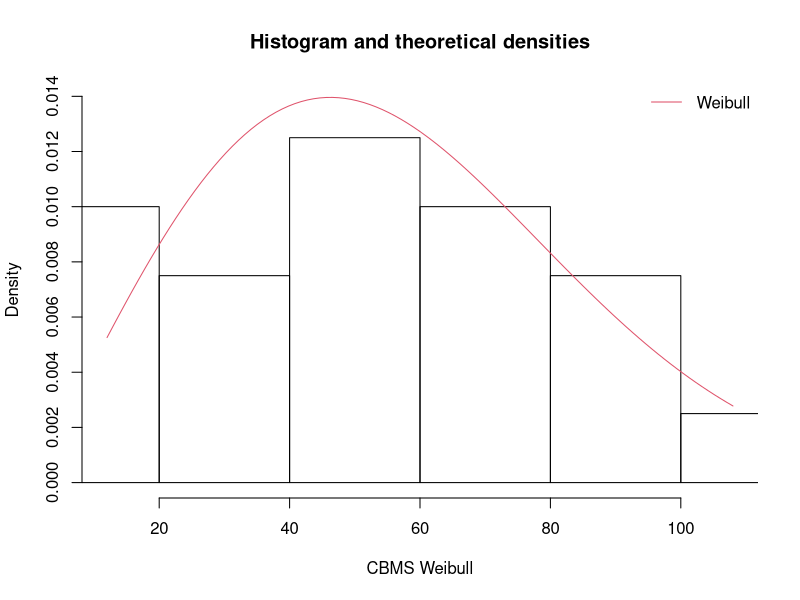

This chart was generated by the following R code: (Note: this script raises an error after producing the figure.)
library(fitdistrplus)
library(tidyverse)

####CBMS
  #Load data
  cbmsY<-c(25.26666,17.8,17.2666,26.96666,30.433333,17.866666,19.9)
  #This is data from an expert that I'm trying to use as an informed prior
  cbmsFreqs<-c(1,1.5,1.5,1.5,2.75,2.75,2.75,3.75,4.75,4.75,4.75,4.75,6,6,6,
               6.5,7.75,7.75,7.75,9)
  cbmsFreqs<-12*cbmsFreqs
  
  #CBMS
  #Find MLE mu and sigma for shape parameter
  cbmsMLE<-fitdist(cbmsFreqs,"weibull",method="mle")
  denscomp(list(cbmsMLE),legendtext="Weibull",xlab="CBMS Weibull")
  mean(rnorm(n=100000,mean=cbmsMLE_shape,sd=cbmsMLE_scale))
  cbmsMLE_shape<-as.numeric(cbmsMLE$estimate[1])
  cbmsMLE_shapeSE<-as.numeric(cbmsMLE$sd[1])
  cbmsMLE_scale<-as.numeric(cbmsMLE$estimate[2])
  cbmsMLE_scaleSE<-as.numeric(cbmsMLE$sd[2])
  #convert to lognormal mean and se
  cbmsLocation<-log(cbmsMLE_shape^2/sqrt(cbmsMLE_shapeSE^2+cbmsMLE_shape^2))
  cbmsLocationSE<-sqrt(log(1+cbmsMLE_shapeSE^2/cbmsMLE_shape^2))
  cbmsLocationTau<-(1/cbmsLocationSE)^2
  
  #Get Full lognormal distributions for alpha and sigma parameters in weibull
  cbmsScale<-log(cbmsMLE_scale^2/sqrt(cbmsMLE_scaleSE^2+cbmsMLE_scale^2))
  cbmsScaleSE<-sqrt(log(1+cbmsMLE_scaleSE^2/cbmsMLE_scale^2))
  cbmsScaleTau<-(1/cbmsScaleSE)^2
  
  
  #What the histograms should look like
  #Alpha, shape parameter
  hist(rlnorm(n=1000,meanlog=cbmsLocation,sdlog=cbmsLocationSE))
  #Sigma, scale parameter
  hist(rlnorm(n=1000,meanlog=cbmsScale,sdlog=cbmsScaleSE))



####JBPDS
  #Load data
  jbpdsY<-c(16.3, 24.3333333,10.5666666,10.9333333,2.8333333,2.8,16.3,8.0666666,26.4,5.16666,16.2666666,
            12.1666666,24.3333333,24.333333)
  #This is data from an expert that I'm trying to use as an informed prior
  jbpdsFreqs<-c(3.75,5,5,6,6.5,6.75,6.75,7.75,7.75,7.75,8.5,8.5,8.5,9,9.25,10,10,
                10,10.25,10.75)
  jbpdsFreqs<-jbpdsFreqs*12
  
  #jbpds
  #Find MLE mu and sigma for shape parameter
  jbpdsMLE<-fitdist(jbpdsFreqs,"weibull",method="mle")
  denscomp(list(jbpdsMLE),legendtext="Weibull",xlab="JBPDS Weibull")
  jbpdsMLE_shape<-as.numeric(jbpdsMLE$estimate[1])
  jbpdsMLE_shapeSE<-as.numeric(jbpdsMLE$sd[1])
  jbpdsMLE_scale<-as.numeric(jbpdsMLE$estimate[2])
  jbpdsMLE_scaleSE<-as.numeric(jbpdsMLE$sd[2])
  #convert to lognormal mean and se
  jbpdsLocation<-log(jbpdsMLE_shape^2/sqrt(jbpdsMLE_shapeSE^2+jbpdsMLE_shape^2))
  jbpdsLocationSE<-sqrt(log(1+jbpdsMLE_shapeSE^2/jbpdsMLE_shape^2))
  jbpdsLocationTau<-(1/jbpdsLocationSE)^2
  
  #Get Full lognormal distributions for alpha and sigma parameters in weibull
  jbpdsScale<-log(jbpdsMLE_scale^2/sqrt(jbpdsMLE_scaleSE^2+jbpdsMLE_scale^2))
  jbpdsScaleSE<-sqrt(log(1+jbpdsMLE_scaleSE^2/jbpdsMLE_scale^2))
  jbpdsScaleTau<-(1/jbpdsScaleSE)^2
  
  
  #What the histograms should look like
  #Alpha, shape parameter
  hist(rlnorm(n=1000,meanlog=jbpdsLocation,sdlog=jbpdsLocationSE))
  #Sigma, scale parameter
  hist(rlnorm(n=1000,meanlog=jbpdsScale,sdlog=jbpdsScaleSE))



###RWS
  #Load data
  rwsY<-c(1.0000000, 7.1333333, 15.6000000, 21.3333333, 25.8333333, 14.6333333, 4.3666667)
  #This is data from an expert that I'm trying to use as an informed prior
  rwsFreqs<-c(1.75,1.75, 2.75,2.75,3.75,3.75,3.75,4.5,4.5,5.0,6.75,6.75,6.75,
              6.75,7.5,7.5,8,9.25,9.25,10.75)
  rwsFreqs<-rwsFreqs*12
  
  #rws
  #Find MLE mu and sigma for shape parameter
  rwsMLE<-fitdist(rwsFreqs,"weibull",method="mle")
  denscomp(list(rwsMLE),legendtext="Weibull",xlab="rws Weibull")
  rwsMLE_shape<-as.numeric(rwsMLE$estimate[1])
  rwsMLE_shapeSE<-as.numeric(rwsMLE$sd[1])
  rwsMLE_scale<-as.numeric(rwsMLE$estimate[2])
  rwsMLE_scaleSE<-as.numeric(rwsMLE$sd[2])
  #convert to lognormal mean and se
  rwsLocation<-log(rwsMLE_shape^2/sqrt(rwsMLE_shapeSE^2+rwsMLE_shape^2))
  rwsLocationSE<-sqrt(log(1+rwsMLE_shapeSE^2/rwsMLE_shape^2))
  rwsLocationTau<-(1/rwsLocationSE)^2
  
  #Get Full lognormal distributions for alpha and sigma parameters in weibull
  rwsScale<-log(rwsMLE_scale^2/sqrt(rwsMLE_scaleSE^2+rwsMLE_scale^2))
  rwsScaleSE<-sqrt(log(1+rwsMLE_scaleSE^2/rwsMLE_scale^2))
  rwsScaleTau<-(1/rwsScaleSE)^2
  
  
  #What the histograms should look like
  #Alpha, shape parameter
  hist(rlnorm(n=1000,meanlog=rwsLocation,sdlog=rwsLocationSE))
  #Sigma, scale parameter
  hist(rlnorm(n=1000,meanlog=rwsScale,sdlog=rwsScaleSE))
  
  
  
cbms_alphaPriorMean<-2.09
cbms_alphaPriorSE<-.38
cbms_sigmaPriorMean<-63.22
cbms_sigmaPriorSE<-7.11
#Converting to log mean and sd for each plot
#Alpha CBMS Prior
cbmsLocation_alphaPriorMean<-log(cbms_alphaPriorMean^2/sqrt(cbms_alphaPriorSE^2+cbms_alphaPriorMean^2))
cbmsLocation_alphaPriorSE<-sqrt(log(1+cbms_alphaPriorSE^2/cbms_alphaPriorMean^2))
#Sigma CBMS Prior
cbmsScale_sigmaPriorMean<-log(cbms_sigmaPriorMean^2/sqrt(cbms_sigmaPriorSE^2+cbms_sigmaPriorMean^2))
cbmsScale_sigmaPriorSE<-sqrt(log(1+cbms_sigmaPriorSE^2/cbms_sigmaPriorMean^2))

###RWS Priors
rws_alphaPriorMean<-2.41
rws_alphaPriorSE<-.43
rws_sigmaPriorMean<-77.01
rws_sigmaPriorSE<-7.51
#Alpha RWS Prior
rwsLocation_alphaPriorMean<-log(rws_alphaPriorMean^2/sqrt(rws_alphaPriorSE^2+rws_alphaPriorMean^2))
rwsLocation_alphaPriorSE<-sqrt(log(1+cbms_alphaPriorSE^2/cbms_alphaPriorMean^2))
#Sigma RWS Prior
rwsScale_sigmaPriorMean<-log(rws_sigmaPriorMean^2/sqrt(rws_sigmaPriorSE^2+rws_sigmaPriorMean^2))
rwsScale_sigmaPriorSE<-sqrt(log(1+rws_sigmaPriorSE^2/rws_sigmaPriorMean^2))


###JBPDS Priors
jbpds_alphaPriorMean<-4.96
jbpds_alphaPriorSE<-.91
jbpds_sigmaPriorMean<-103.4
jbpds_sigmaPriorSE<-4.89

#JBPDS Alpha Prior
jbpdsLocation_alphaPriorMean<-log(jbpds_alphaPriorMean^2/sqrt(jbpds_alphaPriorSE^2+jbpds_alphaPriorMean^2))
jbpdsLocation_alphaPriorSE<-sqrt(log(1+jbpds_alphaPriorSE^2/jbpds_alphaPriorMean^2))
#Sigma JBPDS Prior
jbpdsScale_sigmaPriorMean<-log(jbpds_sigmaPriorMean^2/sqrt(jbpds_sigmaPriorSE^2+jbpds_sigmaPriorMean^2))
jbpdsScale_sigmaPriorSE<-sqrt(log(1+jbpds_sigmaPriorSE^2/jbpds_sigmaPriorMean^2))

#####Posterior#####

###CBMS Posterior
cbms_alphaPostMean<-4.3
cbms_alphaPostSE<-.04
cbms_sigmaPostMean<-24.45
cbms_sigmaPostSE<-.39

#Location posterior alpha
cbmsLocation_alphaPostMean<-log(cbms_alphaPostMean^2/sqrt(cbms_alphaPostSE^2+cbms_alphaPostMean^2))
cbmsLocation_alphaPostSE<-sqrt(log(1+cbms_alphaPostSE^2/cbms_alphaPostMean^2))
#Sigma CBMS Posterior
cbmsScale_sigmaPostMean<-log(cbms_sigmaPriorMean^2/sqrt(cbms_sigmaPriorSE^2+cbms_sigmaPostMean^2))
cbmsScale_sigmaPostSE<-sqrt(log(1+cbms_sigmaPriorSE^2/cbms_sigmaPriorMean^2))

###RWS
rws_alphaPostMean<-1.22
rws_alphaPostSE<-.001
rws_sigmaPostMean<-15.59
rws_sigmaPostSE<-.05

#Alpha RWS Post
rwsLocation_alphaPostMean<-log(rws_alphaPostMean^2/sqrt(rws_alphaPostSE^2+rws_alphaPostMean^2))
rwsLocation_alphaPostSE<-sqrt(log(1+cbms_alphaPostSE^2/cbms_alphaPostMean^2))
#Sigma RWS Post
rwsScale_sigmaPostMean<-log(rws_sigmaPostMean^2/sqrt(rws_sigmaPostSE^2+rws_sigmaPostMean^2))
rwsScale_sigmaPostSE<-sqrt(log(1+rws_sigmaPostSE^2/rws_sigmaPostMean^2))

###JBPDS
jbpds_alphaPostMean<-1.76
jbpds_alphaPostSE<-.02
jbpds_sigmaPostMean<-16.44
jbpds_sigmaPostSE<-.23
#JBPDS Alpha Post
jbpdsLocation_alphaPostMean<-log(jbpds_alphaPostMean^2/sqrt(jbpds_alphaPostSE^2+jbpds_alphaPostMean^2))
jbpdsLocation_alphaPostSE<-sqrt(log(1+jbpds_alphaPostSE^2/jbpds_alphaPostMean^2))
#Sigma JBPDS Post
jbpdsScale_sigmaPostMean<-log(jbpds_sigmaPostMean^2/sqrt(jbpds_sigmaPostSE^2+jbpds_sigmaPostMean^2))
jbpdsScale_sigmaPostSE<-sqrt(log(1+jbpds_sigmaPostSE^2/jbpds_sigmaPostMean^2))


###CBMS Alpha
N=5
len=.001
NN<-length(seq(from=0,to=N,by=len))
cbmsComp_alpha<-as.data.frame(matrix(data=NA,nrow=2*length(seq(from=0,to=N,by=len)),ncol=3))
colnames(cbmsComp_alpha)<-c("nums","dens","Prior")

cbmsComp_alpha[1:NN,1]<-seq(from=0,to=N,by=len)
cbmsComp_alpha[(NN+1):(NN*2),1]<-seq(from=0,to=N,by=len)
cbmsComp_alpha[1:NN,3]<-FALSE
cbmsComp_alpha[(NN+1):(NN*2),3]<-TRUE
cbmsComp_alpha$Prior<-as.factor(cbmsComp_alpha$Prior)
#Prior
cbmsComp_alpha[1:NN,2]<-dlnorm(x=seq(from=0,to=N,by=len),meanlog=cbmsLocation_alphaPriorMean,sdlog=cbmsLocation_alphaPriorSE)
#Posterior
cbmsComp_alpha[(NN+1):(NN*2),2]<-dlnorm(x=seq(from=0,to=N,by=len),meanlog=cbmsLocation_alphaPostMean,sdlog=cbmsLocation_alphaPostSE)
#Plot
yy<-ggplot(data=cbmsComp_alpha,aes(x=nums,y=dens))
yy+geom_line(aes(col=Prior),size=1.5)+ggtitle("CBMS Alpha Prior vs Posterior Distribution (LogNormal)")+
  xlab("Weight")+ylab("Density")+scale_colour_discrete(name  ="Distribution",
                                                       labels=c("Prior", "Posterior"))+
  theme_dark()

###CBMS Sigma
N=250
len=.1
NN<-length(seq(from=0,to=N,by=len))
cbmsComp_sigma<-as.data.frame(matrix(data=NA,nrow=2*length(seq(from=0,to=N,by=len)),ncol=3))
colnames(cbmsComp_sigma)<-c("nums","dens","Prior")

cbmsComp_sigma[1:NN,1]<-seq(from=0,to=N,by=len)
cbmsComp_sigma[(NN+1):(NN*2),1]<-seq(from=0,to=N,by=len)
cbmsComp_sigma[1:NN,3]<-FALSE
cbmsComp_sigma[(NN+1):(NN*2),3]<-TRUE
cbmsComp_sigma$Prior<-as.factor(cbmsComp_sigma$Prior)
#Prior
cbmsComp_sigma[1:NN,2]<-dlnorm(x=seq(from=0,to=N,by=len),meanlog=cbmsScale_sigmaPriorMean,sdlog=cbmsScale_sigmaPriorSE)
#Posterior
cbmsComp_sigma[(NN+1):(NN*2),2]<-dlnorm(x=seq(from=0,to=N,by=len),meanlog=cbmsScale_sigmaPostMean,sdlog=cbmsScale_sigmaPostSE)
#Plot
yy<-ggplot(data=cbmsComp_sigma,aes(x=nums,y=dens))
yy+geom_line(aes(col=Prior),size=1.5)+ggtitle("CBMS Sigma Prior vs Posterior Distribution (LogNormal)")+
  xlab("Weight")+ylab("Density")+scale_colour_discrete(name  ="Distribution",
                                                       labels=c("Prior", "Posterior"))+
  theme_dark()




#### JBPDS Plots
###JBPDS Alpha
N=7
len=.01
NN<-length(seq(from=0,to=N,by=len))
jbpdsComp_alpha<-as.data.frame(matrix(data=NA,nrow=2*length(seq(from=0,to=N,by=len)),ncol=3))
colnames(jbpdsComp_alpha)<-c("nums","dens","Prior")

jbpdsComp_alpha[1:NN,1]<-seq(from=0,to=N,by=len)
jbpdsComp_alpha[(NN+1):(NN*2),1]<-seq(from=0,to=N,by=len)
jbpdsComp_alpha[1:NN,3]<-FALSE
jbpdsComp_alpha[(NN+1):(NN*2),3]<-TRUE
jbpdsComp_alpha$Prior<-as.factor(jbpdsComp_alpha$Prior)
#Prior
jbpdsComp_alpha[1:NN,2]<-dlnorm(x=seq(from=0,to=N,by=len),meanlog=jbpdsLocation_alphaPriorMean,sdlog=jbpdsLocation_alphaPriorSE)
#Posterior
jbpdsComp_alpha[(NN+1):(NN*2),2]<-dlnorm(x=seq(from=0,to=N,by=len),meanlog=jbpdsLocation_alphaPostMean,sdlog=jbpdsLocation_alphaPostSE)
#Plot
yy<-ggplot(data=jbpdsComp_alpha,aes(x=nums,y=dens))
yy+geom_line(aes(col=Prior),size=1.5)+ggtitle("JBPDS Alpha Prior vs Posterior Distribution (LogNormal)")+
  xlab("Weight")+ylab("Density")+scale_colour_discrete(name  ="Distribution",
                                                       labels=c("Prior", "Posterior"))+
  theme_dark()

###JBPDS Sigma
N=125
len=.1
NN<-length(seq(from=0,to=N,by=len))
jbpdsComp_sigma<-as.data.frame(matrix(data=NA,nrow=2*length(seq(from=0,to=N,by=len)),ncol=3))
colnames(jbpdsComp_sigma)<-c("nums","dens","Prior")

jbpdsComp_sigma[1:NN,1]<-seq(from=0,to=N,by=len)
jbpdsComp_sigma[(NN+1):(NN*2),1]<-seq(from=0,to=N,by=len)
jbpdsComp_sigma[1:NN,3]<-FALSE
jbpdsComp_sigma[(NN+1):(NN*2),3]<-TRUE
jbpdsComp_sigma$Prior<-as.factor(jbpdsComp_sigma$Prior)
#Prior
jbpdsComp_sigma[1:NN,2]<-dlnorm(x=seq(from=0,to=N,by=len),meanlog=jbpdsScale_sigmaPriorMean,sdlog=jbpdsScale_sigmaPriorSE)
#Posterior
jbpdsComp_sigma[(NN+1):(NN*2),2]<-dlnorm(x=seq(from=0,to=N,by=len),meanlog=jbpdsScale_sigmaPostMean,sdlog=jbpdsScale_sigmaPostSE)
#Plot
yy<-ggplot(data=jbpdsComp_sigma,aes(x=nums,y=dens))
yy+geom_line(aes(col=Prior),size=1)+ggtitle("JBPDS Sigma Prior vs Posterior Distribution (LogNormal)")+
  xlab("Weight")+ylab("Density")+scale_colour_discrete(name  ="Distribution",
                                                       labels=c("Prior", "Posterior"))+
  theme_dark()



### RWS Plots
###RWS Alpha
N=3.5
len=.001
NN<-length(seq(from=0,to=N,by=len))
rwsComp_alpha<-as.data.frame(matrix(data=NA,nrow=2*length(seq(from=0,to=N,by=len)),ncol=3))
colnames(rwsComp_alpha)<-c("nums","dens","Prior")

rwsComp_alpha[1:NN,1]<-seq(from=0,to=N,by=len)
rwsComp_alpha[(NN+1):(NN*2),1]<-seq(from=0,to=N,by=len)
rwsComp_alpha[1:NN,3]<-FALSE
rwsComp_alpha[(NN+1):(NN*2),3]<-TRUE
rwsComp_alpha$Prior<-as.factor(rwsComp_alpha$Prior)
#Prior
rwsComp_alpha[1:NN,2]<-dlnorm(x=seq(from=0,to=N,by=len),meanlog=rwsLocation_alphaPriorMean,sdlog=rwsLocation_alphaPriorSE)
#Posterior
rwsComp_alpha[(NN+1):(NN*2),2]<-dlnorm(x=seq(from=0,to=N,by=len),meanlog=rwsLocation_alphaPostMean,sdlog=rwsLocation_alphaPostSE)
#Plot
yy<-ggplot(data=rwsComp_alpha,aes(x=nums,y=dens))
yy+geom_line(aes(col=Prior),size=1)+ggtitle("RWS Alpha Prior vs Posterior Distribution (LogNormal)")+
  xlab("Weight")+ylab("Density")+scale_colour_discrete(name  ="Distribution",
                                                       labels=c("Prior", "Posterior"))+
  theme_dark()

###CBMS Sigma
N=90
len=.1
NN<-length(seq(from=0,to=N,by=len))
rwsComp_sigma<-as.data.frame(matrix(data=NA,nrow=2*length(seq(from=0,to=N,by=len)),ncol=3))
colnames(rwsComp_sigma)<-c("nums","dens","Prior")

rwsComp_sigma[1:NN,1]<-seq(from=0,to=N,by=len)
rwsComp_sigma[(NN+1):(NN*2),1]<-seq(from=0,to=N,by=len)
rwsComp_sigma[1:NN,3]<-FALSE
rwsComp_sigma[(NN+1):(NN*2),3]<-TRUE
rwsComp_sigma$Prior<-as.factor(rwsComp_sigma$Prior)
#Prior
rwsComp_sigma[1:NN,2]<-dlnorm(x=seq(from=0,to=N,by=len),meanlog=rwsScale_sigmaPriorMean,sdlog=rwsScale_sigmaPriorSE)
#Posterior
rwsComp_sigma[(NN+1):(NN*2),2]<-dlnorm(x=seq(from=0,to=N,by=len),meanlog=rwsScale_sigmaPostMean,sdlog=rwsScale_sigmaPostSE)
#Plot
yy<-ggplot(data=rwsComp_sigma,aes(x=nums,y=dens))
yy+geom_line(aes(col=Prior),size=1)+ggtitle("RWS Sigma Prior vs Posterior Distribution (LogNormal)")+
  xlab("Weight")+ylab("Density")+scale_colour_discrete(name  ="Distribution",
                                                       labels=c("Prior", "Posterior"))+
  theme_dark()




###Prior and Posterior component weibull plots
#CBMS
N1=100
len1=.1
NN1<-length(seq(from=0,to=N1,by=len1))
cbmsWeibComp<-as.data.frame(matrix(data=NA,nrow=2*NN1,ncol=3))
colnames(cbmsWeibComp)<-c("nums","dens","Prior")
cbmsWeibComp[1:NN1,1]<-seq(from=0,to=N1,by=len1)
cbmsWeibComp[(NN1+1):(NN1*2),1]<-seq(from=0,to=N1,by=len1)
cbmsWeibComp[1:NN1,3]<-FALSE
cbmsWeibComp[(NN1+1):(NN1*2),3]<-TRUE
cbmsWeibComp$Prior<-as.factor(cbmsWeibComp$Prior)
#Prior
cbmsWeibComp[1:NN1,2]<-dweibull(x=seq(from=0,to=N1,by=len1),shape=2.09,scale=63.22)
#Posterior
cbmsWeibComp[(NN1+1):(NN1*2),2]<-dweibull(x=seq(from=0,to=N1,by=len1),shape=4.3,scale=24.45)
#Plot
cbmsWeibPlot<-ggplot(data=cbmsWeibComp,aes(x=nums,y=dens))
cbmsWeibPlot+geom_line(aes(col=Prior),size=1)+ggtitle("CBMS Prior vs Posterior Given Mean Alpha/Sigma Values")+
  xlab("Months")+ylab("Density")+scale_colour_discrete(name  ="Distribution",
                                                       labels=c("Prior", "Posterior"))+theme_dark()

#JBPDS
N2=150
len2=.1
NN2<-length(seq(from=0,to=N2,by=len1))
jbpdsWeibComp<-as.data.frame(matrix(data=NA,nrow=2*NN2,ncol=3))
colnames(jbpdsWeibComp)<-c("nums","dens","Prior")
jbpdsWeibComp[1:NN2,1]<-seq(from=0,to=N2,by=len2)
jbpdsWeibComp[(NN2+1):(NN2*2),1]<-seq(from=0,to=N2,by=len2)
jbpdsWeibComp[1:NN2,3]<-FALSE
jbpdsWeibComp[(NN2+1):(NN2*2),3]<-TRUE
jbpdsWeibComp$Prior<-as.factor(jbpdsWeibComp$Prior)
#Prior
jbpdsWeibComp[1:NN2,2]<-dweibull(x=seq(from=0,to=N2,by=len2),shape=4.96,scale=103.4)
#Posterior
jbpdsWeibComp[(NN2+1):(NN2*2),2]<-dweibull(x=seq(from=0,to=N2,by=len2),shape=1.76,scale=16.44)
#Plot
jbpdsWeibPlot<-ggplot(data=jbpdsWeibComp,aes(x=nums,y=dens))
jbpdsWeibPlot+geom_line(aes(col=Prior),size=1)+ggtitle("JBPDS Prior vs Posterior Given Mean Alpha/Sigma Values")+
  xlab("Months")+ylab("Density")+scale_colour_discrete(name  ="Distribution",
                                                       labels=c("Prior", "Posterior"))+theme_dark()


#RWS
N3=150
len3=.1
NN3<-length(seq(from=0,to=N3,by=len3))
rwsWeibComp<-as.data.frame(matrix(data=NA,nrow=2*NN3,ncol=3))
colnames(rwsWeibComp)<-c("nums","dens","Prior")
rwsWeibComp[1:NN3,1]<-seq(from=0,to=N3,by=len3)
rwsWeibComp[(NN3+1):(NN3*2),1]<-seq(from=0,to=N3,by=len3)
rwsWeibComp[1:NN3,3]<-FALSE
rwsWeibComp[(NN3+1):(NN3*2),3]<-TRUE
rwsWeibComp$Prior<-as.factor(rwsWeibComp$Prior)
#Prior
rwsWeibComp[1:NN3,2]<-dweibull(x=seq(from=0,to=N3,by=len3),shape=2.41,scale=77.01)
#Posterior
rwsWeibComp[(NN3+1):(NN3*2),2]<-dweibull(x=seq(from=0,to=N3,by=len3),shape=1.22,scale=15.59)
#Plot
rwsWeibPlot<-ggplot(data=rwsWeibComp,aes(x=nums,y=dens))
rwsWeibPlot+geom_line(aes(col=Prior),size=1)+ggtitle("RWS Prior vs Posterior Given Mean Alpha/Sigma Values")+
  xlab("Months")+ylab("Density")+scale_colour_discrete(name  ="Distribution",
                                                       labels=c("Prior", "Posterior"))+theme_dark()
